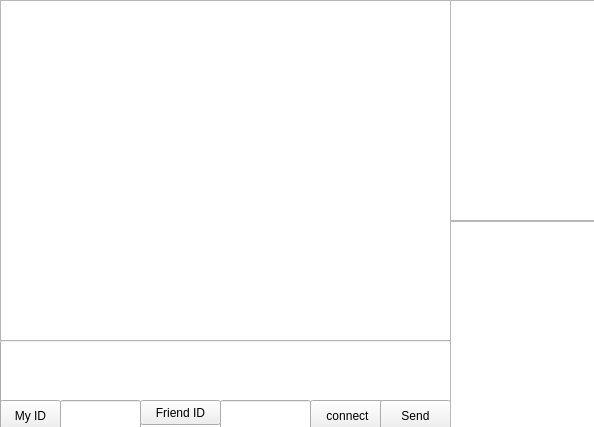
<?xml version="1.0" encoding="UTF-8"?>
<ui version="4.0">
 <class>Widget</class>
 <widget class="QWidget" name="Widget">
  <property name="geometry">
   <rect>
    <x>0</x>
    <y>0</y>
    <width>594</width>
    <height>427</height>
   </rect>
  </property>
  <property name="windowTitle">
   <string>client</string>
  </property>
  <widget class="QLineEdit" name="lineEdit">
   <property name="geometry">
    <rect>
     <x>0</x>
     <y>340</y>
     <width>451</width>
     <height>101</height>
    </rect>
   </property>
  </widget>
  <widget class="QPushButton" name="pushButton">
   <property name="geometry">
    <rect>
     <x>310</x>
     <y>400</y>
     <width>75</width>
     <height>31</height>
    </rect>
   </property>
   <property name="text">
    <string>connect</string>
   </property>
  </widget>
  <widget class="QPushButton" name="pushButton_2">
   <property name="geometry">
    <rect>
     <x>380</x>
     <y>400</y>
     <width>71</width>
     <height>31</height>
    </rect>
   </property>
   <property name="text">
    <string>Send</string>
   </property>
  </widget>
  <widget class="QTextBrowser" name="textBrowser">
   <property name="geometry">
    <rect>
     <x>0</x>
     <y>0</y>
     <width>451</width>
     <height>341</height>
    </rect>
   </property>
   <property name="mouseTracking">
    <bool>false</bool>
   </property>
  </widget>
  <widget class="QLineEdit" name="le_id">
   <property name="geometry">
    <rect>
     <x>60</x>
     <y>400</y>
     <width>81</width>
     <height>31</height>
    </rect>
   </property>
  </widget>
  <widget class="QLabel" name="label_3">
   <property name="geometry">
    <rect>
     <x>40</x>
     <y>340</y>
     <width>51</width>
     <height>21</height>
    </rect>
   </property>
   <property name="text">
    <string/>
   </property>
  </widget>
  <widget class="QLineEdit" name="le_rec">
   <property name="geometry">
    <rect>
     <x>220</x>
     <y>400</y>
     <width>91</width>
     <height>31</height>
    </rect>
   </property>
  </widget>
  <widget class="QTextBrowser" name="textBrowser_2">
   <property name="geometry">
    <rect>
     <x>450</x>
     <y>0</y>
     <width>151</width>
     <height>221</height>
    </rect>
   </property>
  </widget>
  <widget class="QTextBrowser" name="textBrowser_3">
   <property name="geometry">
    <rect>
     <x>450</x>
     <y>221</y>
     <width>151</width>
     <height>211</height>
    </rect>
   </property>
  </widget>
  <widget class="QPushButton" name="pushButton_3">
   <property name="geometry">
    <rect>
     <x>0</x>
     <y>400</y>
     <width>61</width>
     <height>31</height>
    </rect>
   </property>
   <property name="text">
    <string>My ID</string>
   </property>
  </widget>
  <widget class="QPushButton" name="pushButton_4">
   <property name="geometry">
    <rect>
     <x>140</x>
     <y>400</y>
     <width>81</width>
     <height>25</height>
    </rect>
   </property>
   <property name="text">
    <string>Friend ID</string>
   </property>
  </widget>
 </widget>
 <layoutdefault spacing="6" margin="11"/>
 <resources/>
 <connections/>
</ui>
